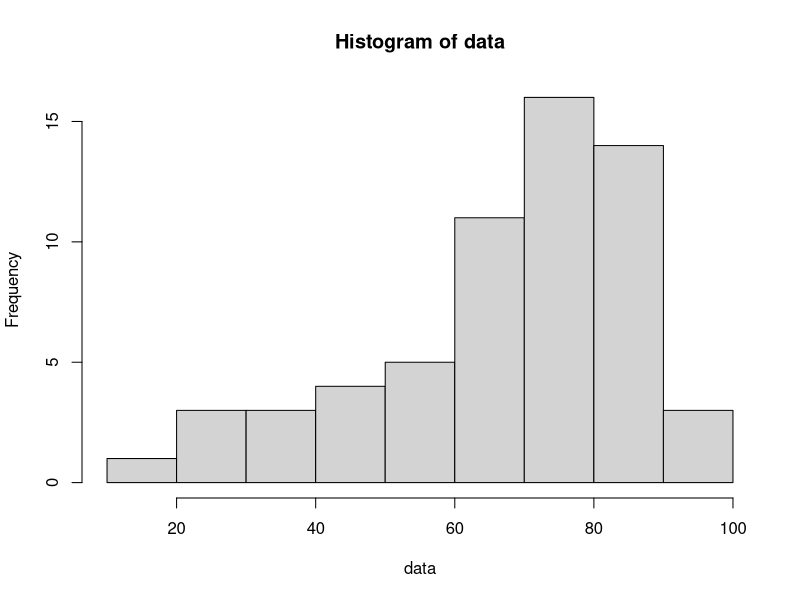

This chart was generated by the following R code:
data <- c(17, 39, 55, 62, 66, 73, 76, 79, 82, 87,
          22, 40, 55, 63, 68, 75, 77, 80, 83, 88,
          23, 45, 58, 64, 68, 75, 78, 80, 84, 89,
          29, 45, 59, 65, 70, 75, 78, 80, 84, 91,
          30, 47, 61, 66, 71, 76, 79, 81, 84, 94,
          37, 51, 62, 66, 72, 76, 79, 82, 84, 96)

histogram <- hist(data, right = FALSE)


